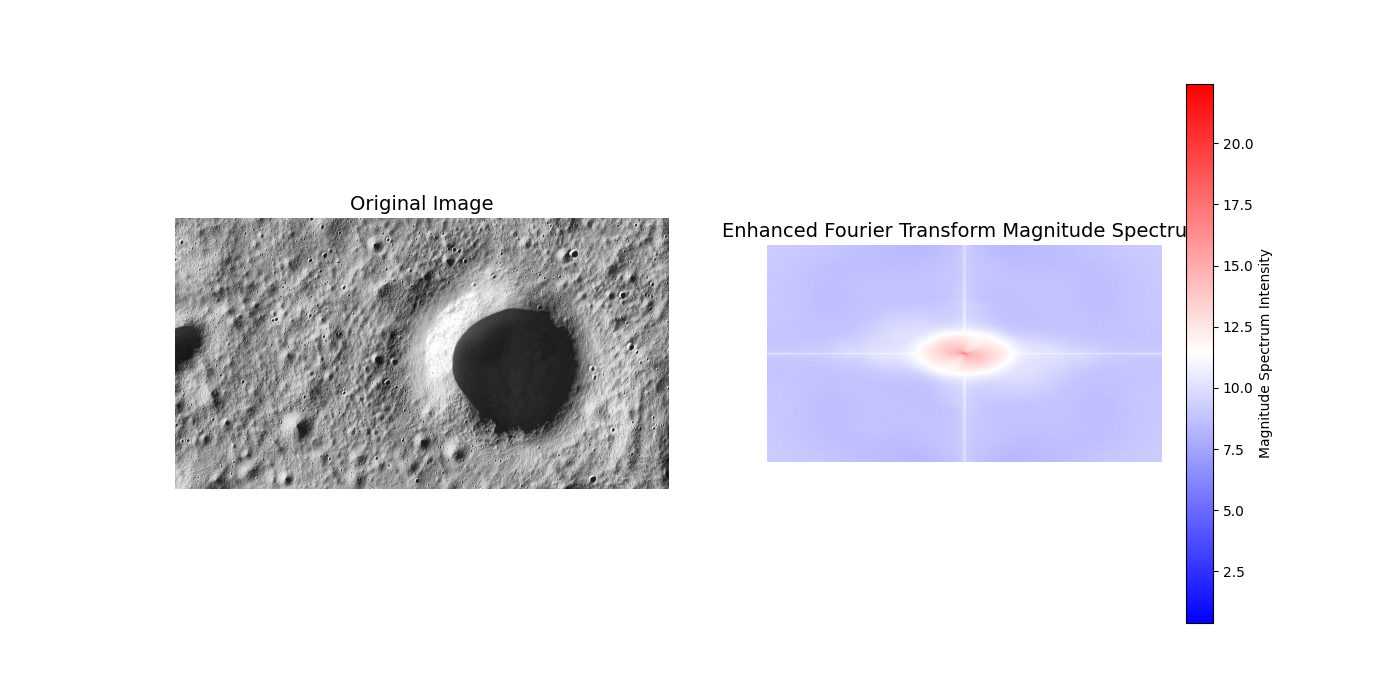
#> input picture plot_generator/enhanced_fourier_transform.png, 1400 x 700 px, given in place of 35.jpg, which was not available
$ python histogram.py
#> lines starting #> are read from the running program, lines starting #| are printed output that depends on the picture; pictures that were not available may be replaced by others from this repository, and a replacement may not be noted
# Import necessary libraries
import cv2
import matplotlib.pyplot as plt

# Define the function (already provided above)
def generate_histogram_equalization(image_path, output_path):
    # Load the image in grayscale
#> called with image_path = '35.jpg', output_path = 'histogram_equalization.png'
    image = cv2.imread(image_path, cv2.IMREAD_GRAYSCALE)
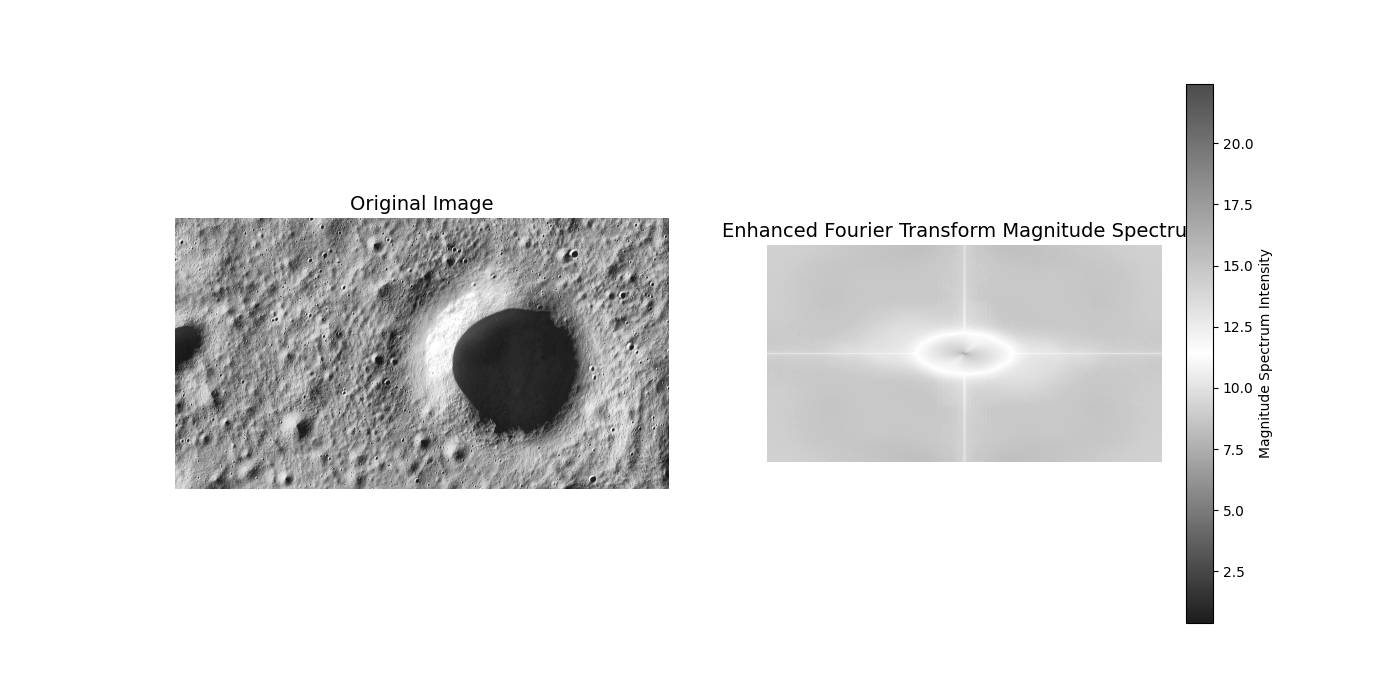
#> image: shape (700, 1400); min 0, max 255, mean 231.9

    # Apply histogram equalization
    equalized_image = cv2.equalizeHist(image)
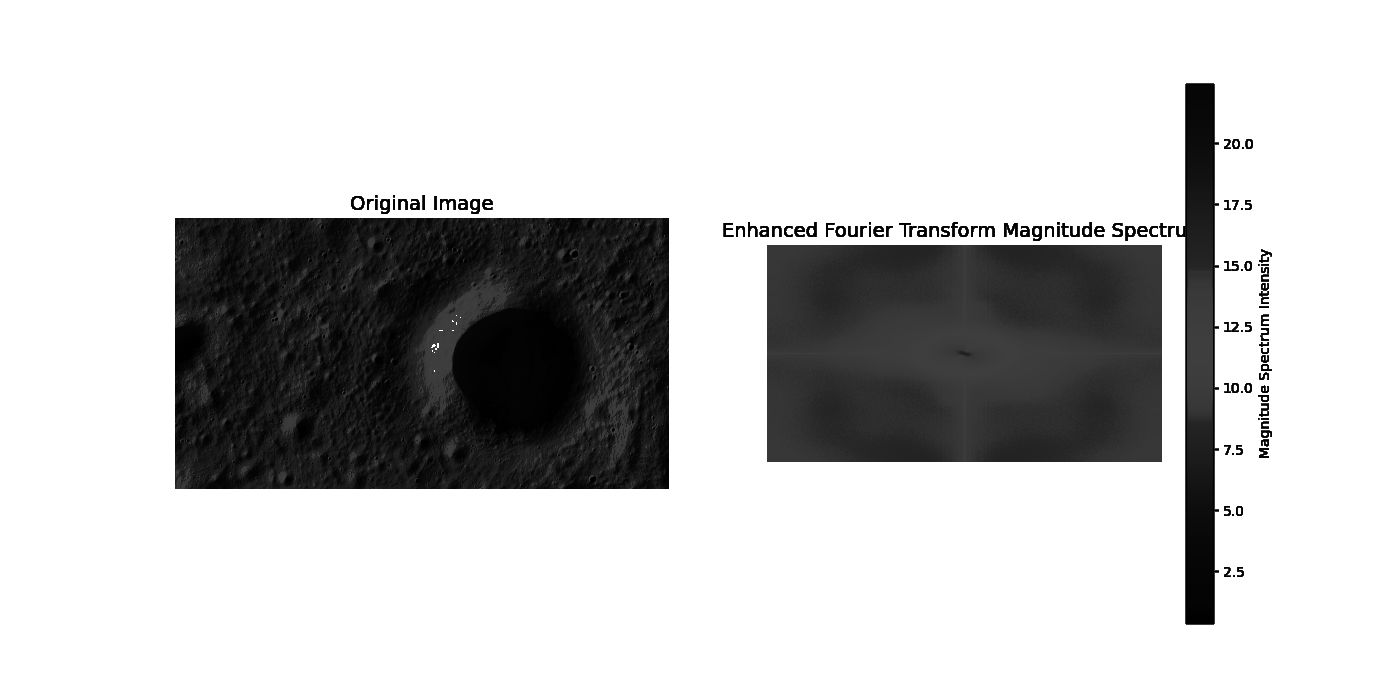
#> equalized_image: shape (700, 1400); min 0, max 255, mean 199.8

    # Plot the original and equalized images with their histograms
    plt.figure(figsize=(12, 6))

    # Original Image and Histogram
    plt.subplot(2, 2, 1)
    plt.imshow(image, cmap='gray')
    plt.title('Original Image')
    plt.axis('off')

    plt.subplot(2, 2, 2)
    plt.hist(image.flatten(), bins=256, range=[0, 256], color='blue', alpha=0.7)
    plt.title('Histogram of Original Image')

    # Equalized Image and Histogram
    plt.subplot(2, 2, 3)
    plt.imshow(equalized_image, cmap='gray')
    plt.title('Equalized Image')
    plt.axis('off')

    plt.subplot(2, 2, 4)
    plt.hist(equalized_image.flatten(), bins=256, range=[0, 256], color='green', alpha=0.7)
    plt.title('Histogram of Equalized Image')

    # Save the plot
    plt.savefig(output_path)
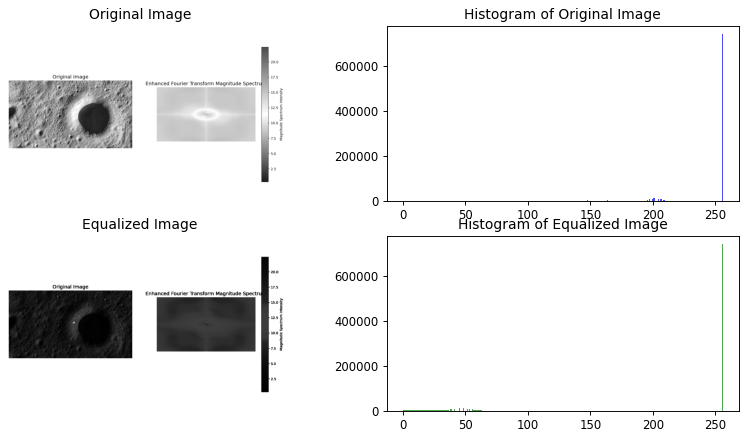
#> figure drawn by matplotlib, 4 panels; panel 2: tallest bar 738232 high, from x = 255 to 256; panel 4: tallest bar 738232 high, from x = 255 to 256

# Input image path
image_path = "35.jpg"

# Output plot path
output_path = "histogram_equalization.png"

# Call the function
generate_histogram_equalization(image_path, output_path)

print(f"Histogram equalization plot saved at: {output_path}")

$ run again, on plot_generator/heatmap_shadow_intensity.png
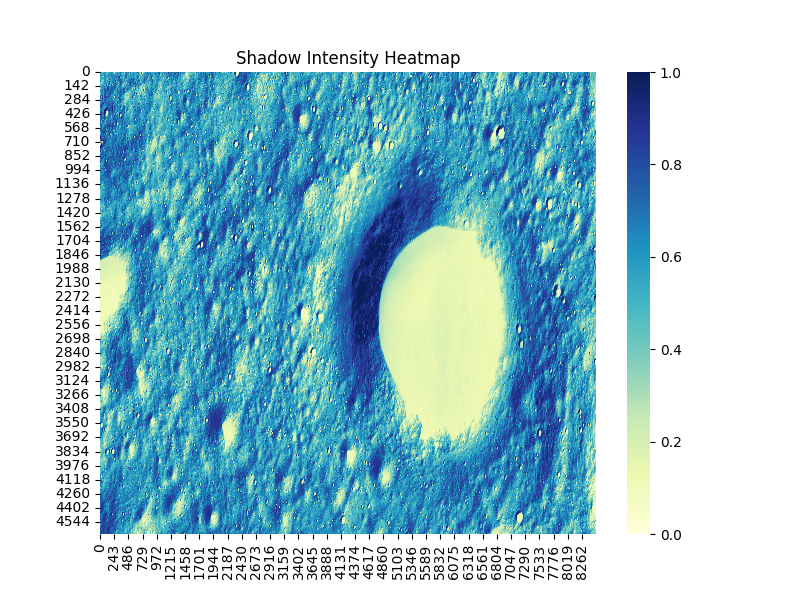
#> input picture plot_generator/heatmap_shadow_intensity.png, 800 x 600 px, given in place of 35.jpg, which was not available
#> in generate_histogram_equalization, `equalized_image = cv2.equalizeHist(image)`:
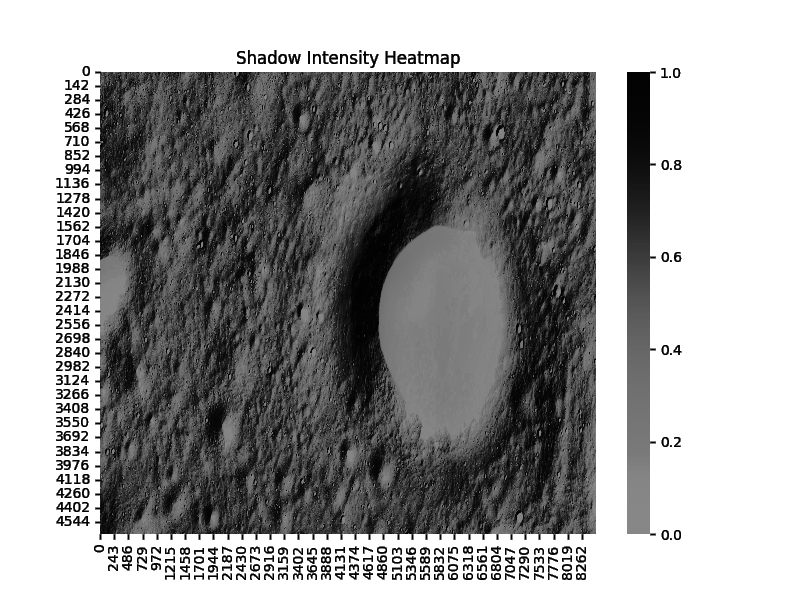
#> equalized_image: shape (600, 800); min 0, max 255, mean 155.3
#> in generate_histogram_equalization, `plt.savefig(output_path)`:
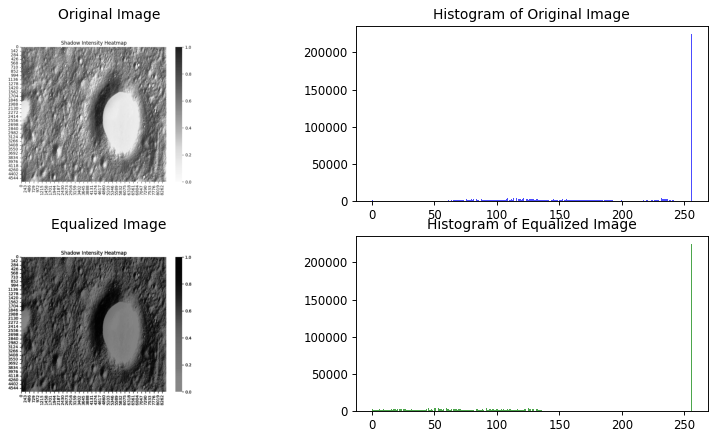
#> figure drawn by matplotlib, 4 panels; panel 2: tallest bar 224444 high, from x = 255 to 256; panel 4: tallest bar 224444 high, from x = 255 to 256
